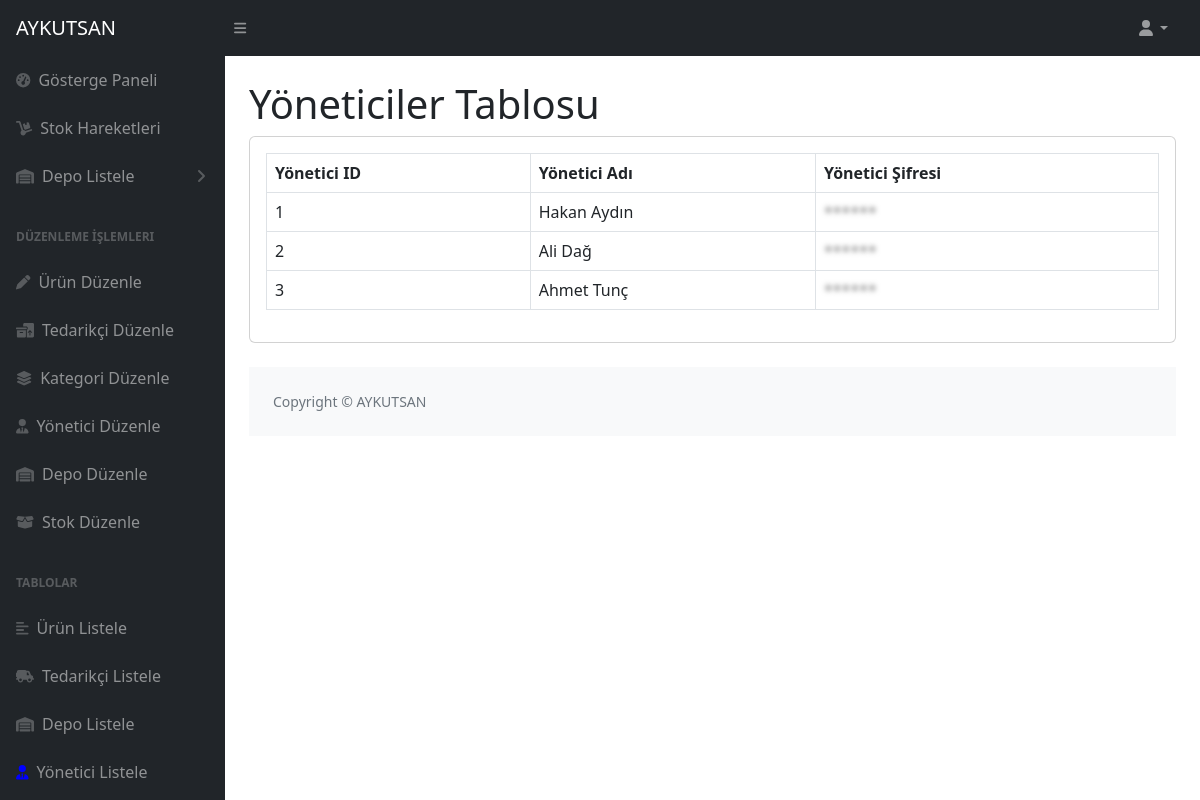
The page /yoneticiListele.php (signed in) on the database its author committed.
### tables this page shows
CREATE TABLE `yoneticiler` (
  `yonetici_id` int(11) NOT NULL,
  `yonetici_adi` varchar(255) NOT NULL,
  `sifre` varchar(255) NOT NULL
);

### yoneticiTablo.php (the view, shortened to what this page needs)
<?php
include "02_baglan.php";
$sql = "SELECT yonetici_id, yonetici_adi, sifre FROM yoneticiler";
$result = $conn->query($sql);
$table = '<table id="datatablesSimple" class="table table-bordered">
            <thead>
                <tr>
                    <th>Yönetici ID</th>
                    <th>Yönetici Adı</th>
                    <th>Yönetici Şifresi</th>
                </tr>
            </thead>
            <tbody>';
if ($result->num_rows > 0) {
    while ($row = $result->fetch_assoc()) {
        $passwordStars = str_repeat('*', strlen($row['sifre']));
        $table .= '<tr>
                      <td>' . $row['yonetici_id'] . '</td>
                      <td>' . $row['yonetici_adi'] . '</td>
                      <td><span class="password-mask">' . $passwordStars . '</span></td>
                   </tr>';
    }
} else {
    $table .= '<tr><td colspan="4">Tabloda hiç veri yok.</td></tr>';
}
$table .= '</tbody>
           </table>';
?>

### yoneticiTablo.php (style rules this page uses)
.password-mask { color: transparent; text-shadow: 0 0 5px rgba(0, 0, 0, 0.5); }

### rows shown on the page
yoneticiler: yonetici_id "1", yonetici_adi "Hakan Aydın"
yoneticiler: yonetici_id "2", yonetici_adi "Ali Dağ"
yoneticiler: yonetici_id "3", yonetici_adi "Ahmet Tunç"
